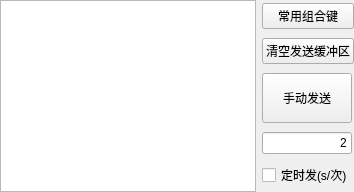
  <widget class="QDockWidget" name="sendbuffer_dockwidget">
   <property name="minimumSize">
    <size>
     <width>176</width>
     <height>155</height>
    </size>
   </property>
   <property name="sizeIncrement">
    <size>
     <width>0</width>
     <height>0</height>
    </size>
   </property>
   <property name="floating">
    <bool>false</bool>
   </property>
   <property name="features">
    <set>QDockWidget::AllDockWidgetFeatures</set>
   </property>
   <property name="windowTitle">
    <string>发送缓冲区</string>
   </property>
   <attribute name="dockWidgetArea">
    <number>8</number>
   </attribute>
   <widget class="QWidget" name="dockWidgetContents_5">
    <layout class="QHBoxLayout" name="horizontalLayout_3">
     <property name="leftMargin">
      <number>0</number>
     </property>
     <property name="topMargin">
      <number>0</number>
     </property>
     <property name="rightMargin">
      <number>0</number>
     </property>
     <property name="bottomMargin">
      <number>0</number>
     </property>
     <item>
      <layout class="QHBoxLayout" name="horizontalLayout_2">
       <item>
        <widget class="QPlainTextEdit" name="plainTextEdit"/>
       </item>
       <item>
        <layout class="QVBoxLayout" name="verticalLayout_3">
         <item>
          <widget class="QPushButton" name="keycombination">
           <property name="text">
            <string>常用组合键</string>
           </property>
          </widget>
         </item>
         <item>
          <widget class="QPushButton" name="clearsendbuffer">
           <property name="sizePolicy">
            <sizepolicy hsizetype="Fixed" vsizetype="Fixed">
             <horstretch>0</horstretch>
             <verstretch>0</verstretch>
            </sizepolicy>
           </property>
           <property name="text">
            <string>清空发送缓冲区</string>
           </property>
          </widget>
         </item>
         <item>
          <widget class="QPushButton" name="send_button">
           <property name="sizePolicy">
            <sizepolicy hsizetype="Fixed" vsizetype="Fixed">
             <horstretch>0</horstretch>
             <verstretch>0</verstretch>
            </sizepolicy>
           </property>
           <property name="maximumSize">
            <size>
             <width>90</width>
             <height>50</height>
            </size>
           </property>
           <property name="text">
            <string>手动发送</string>
           </property>
          </widget>
         </item>
         <item>
          <widget class="QLineEdit" name="timer_lineEdit">
           <property name="sizePolicy">
            <sizepolicy hsizetype="Fixed" vsizetype="Fixed">
             <horstretch>0</horstretch>
             <verstretch>0</verstretch>
            </sizepolicy>
           </property>
           <property name="maximumSize">
            <size>
             <width>90</width>
             <height>16777215</height>
            </size>
           </property>
           <property name="text">
            <string>2</string>
           </property>
           <property name="alignment">
            <set>Qt::AlignRight|Qt::AlignTrailing|Qt::AlignVCenter</set>
           </property>
          </widget>
         </item>
         <item>
          <widget class="QCheckBox" name="timer_send_checkbox">
           <property name="sizePolicy">
            <sizepolicy hsizetype="Minimum" vsizetype="Fixed">
             <horstretch>0</horstretch>
             <verstretch>0</verstretch>
            </sizepolicy>
           </property>
           <property name="text">
            <string>定时发(s/次)</string>
           </property>
          </widget>
         </item>
        </layout>
       </item>
      </layout>
     </item>
    </layout>
   </widget>
  </widget>
